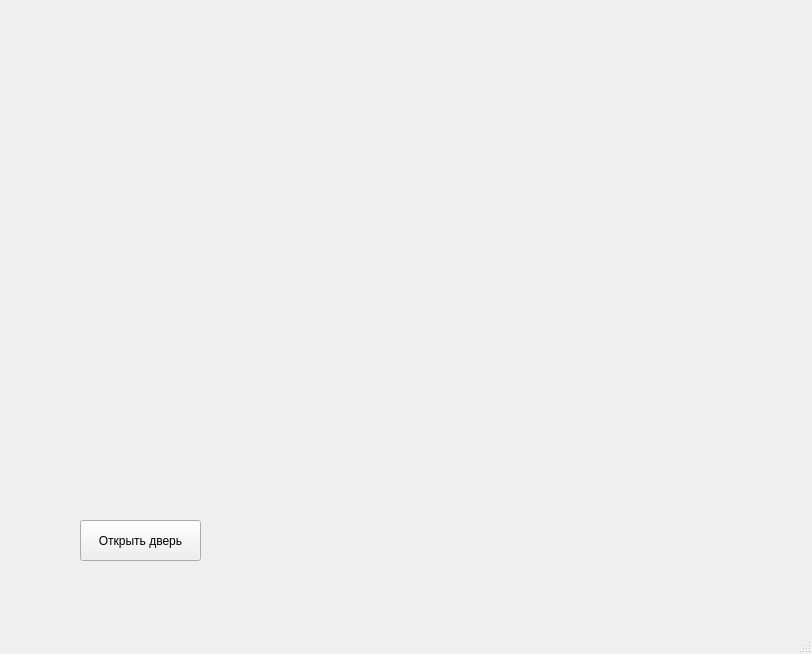
<?xml version="1.0" encoding="UTF-8"?>
<ui version="4.0">
 <class>MainWindow</class>
 <widget class="QMainWindow" name="MainWindow">
  <property name="geometry">
   <rect>
    <x>0</x>
    <y>0</y>
    <width>812</width>
    <height>654</height>
   </rect>
  </property>
  <property name="windowTitle">
   <string>MainWindow</string>
  </property>
  <widget class="QWidget" name="centralwidget">
   <widget class="QPushButton" name="pushButton">
    <property name="geometry">
     <rect>
      <x>80</x>
      <y>520</y>
      <width>121</width>
      <height>41</height>
     </rect>
    </property>
    <property name="text">
     <string>Открыть дверь</string>
    </property>
   </widget>
  </widget>
  <widget class="QMenuBar" name="menubar">
   <property name="geometry">
    <rect>
     <x>0</x>
     <y>0</y>
     <width>812</width>
     <height>22</height>
    </rect>
   </property>
  </widget>
  <widget class="QStatusBar" name="statusbar"/>
 </widget>
 <resources/>
 <connections/>
</ui>
